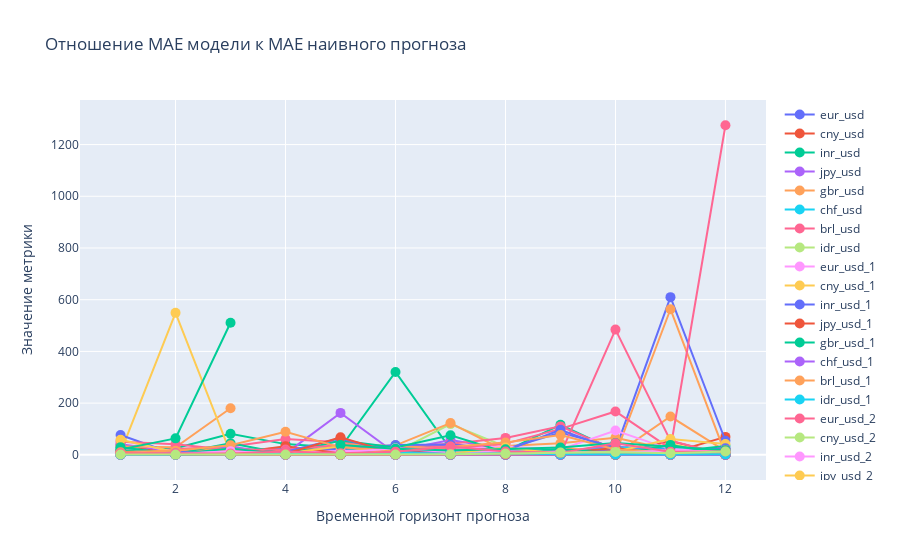

This figure's notebook cell:
### Code cell
relative_cross_val_score_2 = relative_cross_val_score_encoder_decoder(df_add_lags, EncoderDecoderForecaster)

fig = go.Figure()

metrics_4 = pd.DataFrame()

for feat in df_add_lags.columns:

    line = relative_cross_val_score_2[feat]

    metrics_4.loc[0, feat] = sum(line < 1)

    y = np.arange(1, len(line) + 1)

    fig.add_trace(go.Scatter(x=y, y=line, mode='lines+markers', name=feat, showlegend=True, marker=dict(size=10)))

fig.update_layout(
    title='Отношение MAE модели к MAE наивного прогноза',
    xaxis_title='Временной горизонт прогноза',
    yaxis_title='Значение метрики'
)

fig.show()

### Figure 1 — Plotly figure (JSON) as saved in the notebook; plotly's stock layout.template omitted (floating-point values rounded to 4 significant figures)
{"data": [{"marker": {"size": 10}, "mode": "lines+markers", "name": "eur_usd", "showlegend": true, "type": "scatter", "x": [1, 2, 3, 4, 5, 6, 7, 8, 9, 10, 11, 12], "y": [4.382, 1.21, 1.198, 0.8258, 0.8272, 1.063, 21.11, 1.084, 1.905, 2.106, 0.7935, 1.025]}, {"marker": {"size": 10}, "mode": "lines+markers", "name": "cny_usd", "showlegend": true, "type": "scatter", "x": [1, 2, 3, 4, 5, 6, 7, 8, 9, 10, 11, 12], "y": [20.65, 1.825, 1.772, 4.008, 12.86, 3.486, 2.589, 1.987, 2.009, 2.13, 53.0, 0.6473]}, {"marker": {"size": 10}, "mode": "lines+markers", "name": "inr_usd", "showlegend": true, "type": "scatter", "x": [1, 2, 3, 4, 5, 6, 7, 8, 9, 10, 11, 12], "y": [10.61, 25.46, 81.4, 41.48, 27.08, 320.6, 22.07, 2.643, 2.75, 2.952, 3.006, 2.837]}, {"marker": {"size": 10}, "mode": "lines+markers", "name": "jpy_usd", "showlegend": true, "type": "scatter", "x": [1, 2, 3, 4, 5, 6, 7, 8, 9, 10, 11, 12], "y": [5.244, 2.976, 3.952, 2.49, 1.672, 1.815, 2.236, 5.76, 2.869, 2.702, 2.68, 1.943]}, {"marker": {"size": 10}, "mode": "lines+markers", "name": "gbr_usd", "showlegend": true, "type": "scatter", "x": [1, 2, 3, 4, 5, 6, 7, 8, 9, 10, 11, 12], "y": [2.378, 0.8764, 0.8387, 0.9513, 0.9063, 1.098, 1.549, 1.816, 1.403, 1.886, 148.0, 14.7]}, {"marker": {"size": 10}, "mode": "lines+markers", "name": "chf_usd", "showlegend": true, "type": "scatter", "x": [1, 2, 3, 4, 5, 6, 7, 8, 9, 10, 11, 12], "y": [2.688, 1.902, 13.33, 1.551, 1.072, 1.122, 1.249, 1.544, 1.27, 0.9509, 0.6515, 0.3158]}, {"marker": {"size": 10}, "mode": "lines+markers", "name": "brl_usd", "showlegend": true, "type": "scatter", "x": [1, 2, 3, 4, 5, 6, 7, 8, 9, 10, 11, 12], "y": [6.039, 10.34, 11.03, 28.48, 5.744, 5.971, 6.15, 10.66, 11.38, 6.784, 12.72, 22.03]}, {"marker": {"size": 10}, "mode": "lines+markers", "name": "idr_usd", "showlegend": true, "type": "scatter", "x": [1, 2, 3, 4, 5, 6, 7, 8, 9, 10, 11, 12], "y": [5.427, 3.61, 6.051, 8.671, 4.14, 10.0, 118.8, 31.09, 16.63, 31.56, 8.058, 4.05]}, {"marker": {"size": 10}, "mode": "lines+markers", "name": "eur_usd_1", "showlegend": true, "type": "scatter", "x": [1, 2, 3, 4, 5, 6, 7, 8, 9, 10, 11, 12], "y": [1.247, 1.904, 0.7127, 0.7691, 0.9252, 0.6623, 0.6924, 0.933, 3.62, 1.657, 1.919, 0.7211]}, {"marker": {"size": 10}, "mode": "lines+markers", "name": "cny_usd_1", "showlegend": true, "type": "scatter", "x": [1, 2, 3, 4, 5, 6, 7, 8, 9, 10, 11, 12], "y": [1.564, 1.44, 1.775, 2.608, 2.854, 6.68, 1.263, 1.155, 1.025, 1.05, 1.103, 1.549]}, {"marker": {"size": 10}, "mode": "lines+markers", "name": "inr_usd_1", "showlegend": true, "type": "scatter", "x": [1, 2, 3, 4, 5, 6, 7, 8, 9, 10, 11, 12], "y": [10.49, 14.65, 11.95, 14.97, 19.93, 30.27, 30.02, 14.64, 2.751, 2.888, 3.015, 2.951]}, {"marker": {"size": 10}, "mode": "lines+markers", "name": "jpy_usd_1", "showlegend": true, "type": "scatter", "x": [1, 2, 3, 4, 5, 6, 7, 8, 9, 10, 11, 12], "y": [10.61, 2.602, 2.4, 2.994, 2.298, 1.554, 1.524, 1.678, 2.624, 2.033, 1.902, 1.884]}, {"marker": {"size": 10}, "mode": "lines+markers", "name": "gbr_usd_1", "showlegend": true, "type": "scatter", "x": [1, 2, 3, 4, 5, 6, 7, 8, 9, 10, 11, 12], "y": [1.131, 1.249, 1.27, 1.708, 0.7147, 0.7717, 0.9144, 1.023, 1.036, 1.134, 1.294, 1.446]}, {"marker": {"size": 10}, "mode": "lines+markers", "name": "chf_usd_1", "showlegend": true, "type": "scatter", "x": [1, 2, 3, 4, 5, 6, 7, 8, 9, 10, 11, 12], "y": [3.475, 2.933, 4.142, 25.74, 16.07, 15.21, 57.23, 22.48, 11.67, 33.87, 3.558, 1.209]}, {"marker": {"size": 10}, "mode": "lines+markers", "name": "brl_usd_1", "showlegend": true, "type": "scatter", "x": [1, 2, 3, 4, 5, 6, 7, 8, 9, 10, 11, 12], "y": [13.42, 4.506, 26.77, 4.237, 4.647, 36.73, 122.7, 14.82, 29.31, 4.822, 4.345, 4.464]}, {"marker": {"size": 10}, "mode": "lines+markers", "name": "idr_usd_1", "showlegend": true, "type": "scatter", "x": [1, 2, 3, 4, 5, 6, 7, 8, 9, 10, 11, 12], "y": [1.821, 1.925, 9.617, 3.039, 2.395, 1.936, 2.344, 2.459, 2.695, 3.18, 3.048, 3.99]}, {"marker": {"size": 10}, "mode": "lines+markers", "name": "eur_usd_2", "showlegend": true, "type": "scatter", "x": [1, 2, 3, 4, 5, 6, 7, 8, 9, 10, 11, 12], "y": [0.6948, 0.9768, 1.104, 1.29, 1.02, 1.101, 0.6691, 0.6261, 0.6407, 0.7735, 0.8432, 0.953]}, {"marker": {"size": 10}, "mode": "lines+markers", "name": "cny_usd_2", "showlegend": true, "type": "scatter", "x": [1, 2, 3, 4, 5, 6, 7, 8, 9, 10, 11, 12], "y": [2.372, 1.361, 1.423, 2.272, 2.852, 2.274, 3.473, 1.266, 1.109, 0.9737, 1.004, 1.107]}, {"marker": {"size": 10}, "mode": "lines+markers", "name": "inr_usd_2", "showlegend": true, "type": "scatter", "x": [1, 2, 3, 4, 5, 6, 7, 8, 9, 10, 11, 12], "y": [18.01, 13.73, 9.503, 7.987, 9.727, 13.4, 31.33, 20.73, 11.09, 2.597, 2.67, 2.682]}, {"marker": {"size": 10}, "mode": "lines+markers", "name": "jpy_usd_2", "showlegend": true, "type": "scatter", "x": [1, 2, 3, 4, 5, 6, 7, 8, 9, 10, 11, 12], "y": [2.759, 1.773, 1.399, 1.237, 1.289, 1.086, 1.011, 0.9893, 1.078, 1.168, 1.091, 1.087]}, {"marker": {"size": 10}, "mode": "lines+markers", "name": "gbr_usd_2", "showlegend": true, "type": "scatter", "x": [1, 2, 3, 4, 5, 6, 7, 8, 9, 10, 11, 12], "y": [2.216, 1.143, 1.146, 1.594, 0.7089, 0.9309, 1.016, 1.095, 1.101, 1.23, 1.352, 1.262]}, {"marker": {"size": 10}, "mode": "lines+markers", "name": "chf_usd_2", "showlegend": true, "type": "scatter", "x": [1, 2, 3, 4, 5, 6, 7, 8, 9, 10, 11, 12], "y": [38.07, 4.202, 2.936, 4.032, 25.55, 5.068, 4.04, 4.141, 8.34, 5.412, 6.969, 69.4]}, {"marker": {"size": 10}, "mode": "lines+markers", "name": "brl_usd_2", "showlegend": true, "type": "scatter", "x": [1, 2, 3, 4, 5, 6, 7, 8, 9, 10, 11, 12], "y": [3.253, 18.85, 7.25, 4.896, 10.53, 6.208, 11.58, 14.61, 116.1, 17.41, 9.107, 19.39]}, {"marker": {"size": 10}, "mode": "lines+markers", "name": "idr_usd_2", "showlegend": true, "type": "scatter", "x": [1, 2, 3, 4, 5, 6, 7, 8, 9, 10, 11, 12], "y": [3.833, 5.096, 8.873, 4.657, 162.1, 5.779, 3.929, 5.982, 8.318, 9.776, 12.02, 9.21]}, {"marker": {"size": 10}, "mode": "lines+markers", "name": "eur_usd_3", "showlegend": true, "type": "scatter", "x": [1, 2, 3, 4, 5, 6, 7, 8, 9, 10, 11, 12], "y": [0.5203, 0.6987, 1.771, 1.784, 0.4504, 0.3516, 0.4656, 0.489, 0.5627, 0.5768, 0.5877, 0.6336]}, {"marker": {"size": 10}, "mode": "lines+markers", "name": "cny_usd_3", "showlegend": true, "type": "scatter", "x": [1, 2, 3, 4, 5, 6, 7, 8, 9, 10, 11, 12], "y": [29.77, 1.693, 1.938, 2.549, 5.111, 4.917, 20.57, 3.949, 1.675, 1.345, 1.229, 1.151]}, {"marker": {"size": 10}, "mode": "lines+markers", "name": "inr_usd_3", "showlegend": true, "type": "scatter", "x": [1, 2, 3, 4, 5, 6, 7, 8, 9, 10, 11, 12], "y": [5.146, 22.3, 32.45, 61.38, 48.2, 29.73, 42.67, 65.5, 110.0, 19.66, 3.075, 3.117]}, {"marker": {"size": 10}, "mode": "lines+markers", "name": "jpy_usd_3", "showlegend": true, "type": "scatter", "x": [1, 2, 3, 4, 5, 6, 7, 8, 9, 10, 11, 12], "y": [1.342, 0.9343, 1.01, 1.066, 0.9943, 0.9495, 0.7369, 0.8009, 0.8173, 0.8702, 0.8933, 0.8541]}, {"marker": {"size": 10}, "mode": "lines+markers", "name": "gbr_usd_3", "showlegend": true, "type": "scatter", "x": [1, 2, 3, 4, 5, 6, 7, 8, 9, 10, 11, 12], "y": [2.261, 0.6151, 0.7862, 0.6823, 1.228, 0.8015, 0.9483, 1.085, 1.086, 1.106, 1.36, 1.447]}, {"marker": {"size": 10}, "mode": "lines+markers", "name": "chf_usd_3", "showlegend": true, "type": "scatter", "x": [1, 2, 3, 4, 5, 6, 7, 8, 9, 10, 11, 12], "y": [1.9, 0.6955, 2.087, 2.714, 3.448, 2.661, 1.458, 1.245, 1.197, 2.421, 8.531, 4.147]}, {"marker": {"size": 10}, "mode": "lines+markers", "name": "brl_usd_3", "showlegend": true, "type": "scatter", "x": [1, 2, 3, 4, 5, 6, 7, 8, 9, 10, 11, 12], "y": [8.113, 3.001, 5.028, 5.908, 8.58, 26.16, 22.53, 20.65, 17.07, 19.99, 609.9, 54.42]}, {"marker": {"size": 10}, "mode": "lines+markers", "name": "idr_usd_3", "showlegend": true, "type": "scatter", "x": [1, 2, 3, 4, 5, 6, 7, 8, 9, 10, 11, 12], "y": [5.462, 4.256, 2.132, 3.474, 3.623, 3.988, 4.112, 15.51, 3.605, 3.366, 3.064, 2.928]}, {"marker": {"size": 10}, "mode": "lines+markers", "name": "eur_usd_4", "showlegend": true, "type": "scatter", "x": [1, 2, 3, 4, 5, 6, 7, 8, 9, 10, 11, 12], "y": [2.41, 0.7894, 0.3706, 3.856, 0.8192, 0.4262, 0.4275, 0.4479, 0.5403, 0.5711, 0.5836, 0.605]}, {"marker": {"size": 10}, "mode": "lines+markers", "name": "cny_usd_4", "showlegend": true, "type": "scatter", "x": [1, 2, 3, 4, 5, 6, 7, 8, 9, 10, 11, 12], "y": [40.72, 12.68, 2.081, 1.93, 2.068, 14.58, 14.65, 5.671, 3.536, 1.263, 1.07, 0.9835]}, {"marker": {"size": 10}, "mode": "lines+markers", "name": "inr_usd_4", "showlegend": true, "type": "scatter", "x": [1, 2, 3, 4, 5, 6, 7, 8, 9, 10, 11, 12], "y": [31.8, 29.49, 180.0, null, 41.3, 34.43, 23.33, 32.75, 45.0, 66.0, 19.39, 2.959]}, {"marker": {"size": 10}, "mode": "lines+markers", "name": "jpy_usd_4", "showlegend": true, "type": "scatter", "x": [1, 2, 3, 4, 5, 6, 7, 8, 9, 10, 11, 12], "y": [1.741, 5.104, 1.171, 1.196, 1.061, 0.9566, 0.7447, 0.6618, 0.7876, 0.816, 0.7954, 0.7884]}, {"marker": {"size": 10}, "mode": "lines+markers", "name": "gbr_usd_4", "showlegend": true, "type": "scatter", "x": [1, 2, 3, 4, 5, 6, 7, 8, 9, 10, 11, 12], "y": [4.715, 0.8479, 0.8036, 0.8878, 0.7725, 0.4418, 0.7257, 1.58, 4.048, 2.195, 1.821, 3.787]}, {"marker": {"size": 10}, "mode": "lines+markers", "name": "chf_usd_4", "showlegend": true, "type": "scatter", "x": [1, 2, 3, 4, 5, 6, 7, 8, 9, 10, 11, 12], "y": [4.082, 1.883, 1.017, 2.585, 4.795, 7.329, 3.361, 1.46, 0.7939, 0.7408, 1.575, 3.154]}, {"marker": {"size": 10}, "mode": "lines+markers", "name": "brl_usd_4", "showlegend": true, "type": "scatter", "x": [1, 2, 3, 4, 5, 6, 7, 8, 9, 10, 11, 12], "y": [4.052, 3.079, 2.873, 9.287, 4.037, 9.639, 22.97, 13.58, 7.682, 8.955, 9.867, 8.492]}, {"marker": {"size": 10}, "mode": "lines+markers", "name": "idr_usd_4", "showlegend": true, "type": "scatter", "x": [1, 2, 3, 4, 5, 6, 7, 8, 9, 10, 11, 12], "y": [9.241, 549.1, 6.741, 2.531, 2.062, 1.537, 1.776, 1.855, 2.427, 4.788, 2.904, 2.236]}, {"marker": {"size": 10}, "mode": "lines+markers", "name": "eur_usd_5", "showlegend": true, "type": "scatter", "x": [1, 2, 3, 4, 5, 6, 7, 8, 9, 10, 11, 12], "y": [76.72, 1.51, 0.4655, 0.4605, 3.055, 0.7582, 0.4427, 0.42, 0.4441, 0.5395, 0.624, 0.5427]}, {"marker": {"size": 10}, "mode": "lines+markers", "name": "cny_usd_5", "showlegend": true, "type": "scatter", "x": [1, 2, 3, 4, 5, 6, 7, 8, 9, 10, 11, 12], "y": [4.046, 3.864, 4.383, 9.513, 2.087, 2.07, 2.244, 2.202, 2.188, 14.71, 0.8275, 0.7608]}, {"marker": {"size": 10}, "mode": "lines+markers", "name": "inr_usd_5", "showlegend": true, "type": "scatter", "x": [1, 2, 3, 4, 5, 6, 7, 8, 9, 10, 11, 12], "y": [6.472, 5.917, 19.67, 21.12, 20.7, 18.51, 9.431, 19.94, 11.56, 11.27, 10.94, 34.02]}, {"marker": {"size": 10}, "mode": "lines+markers", "name": "jpy_usd_5", "showlegend": true, "type": "scatter", "x": [1, 2, 3, 4, 5, 6, 7, 8, 9, 10, 11, 12], "y": [12.88, 2.617, 29.69, 1.11, 1.051, 0.9275, 0.7818, 0.5684, 0.6215, 0.7008, 0.7082, 0.6973]}, {"marker": {"size": 10}, "mode": "lines+markers", "name": "gbr_usd_5", "showlegend": true, "type": "scatter", "x": [1, 2, 3, 4, 5, 6, 7, 8, 9, 10, 11, 12], "y": [0.5012, 0.5102, 0.9794, 0.7009, 0.5811, 0.6542, 0.8169, 0.9869, 1.543, 1.906, 563.1, 3.074]}, {"marker": {"size": 10}, "mode": "lines+markers", "name": "chf_usd_5", "showlegend": true, "type": "scatter", "x": [1, 2, 3, 4, 5, 6, 7, 8, 9, 10, 11, 12], "y": [9.094, 5.11, 1.241, 0.8913, 1.847, 1.766, 1.762, 1.748, 1.065, 0.7995, 0.7293, 1.528]}, {"marker": {"size": 10}, "mode": "lines+markers", "name": "brl_usd_5", "showlegend": true, "type": "scatter", "x": [1, 2, 3, 4, 5, 6, 7, 8, 9, 10, 11, 12], "y": [3.124, 2.033, 2.366, 2.411, 5.029, 5.024, 43.42, 10.27, 13.34, 5.148, 9.232, 20.6]}, {"marker": {"size": 10}, "mode": "lines+markers", "name": "idr_usd_5", "showlegend": true, "type": "scatter", "x": [1, 2, 3, 4, 5, 6, 7, 8, 9, 10, 11, 12], "y": [4.892, 13.55, 28.34, 6.577, 3.578, 2.784, 1.756, 3.506, 4.933, 11.4, 3.306, 2.885]}, {"marker": {"size": 10}, "mode": "lines+markers", "name": "eur_usd_6", "showlegend": true, "type": "scatter", "x": [1, 2, 3, 4, 5, 6, 7, 8, 9, 10, 11, 12], "y": [1.045, 0.9482, 0.6198, 1.587, 0.8382, 0.8644, 0.9316, 6.087, 1.115, 1.205, 0.4572, 0.4929]}, {"marker": {"size": 10}, "mode": "lines+markers", "name": "cny_usd_6", "showlegend": true, "type": "scatter", "x": [1, 2, 3, 4, 5, 6, 7, 8, 9, 10, 11, 12], "y": [4.271, 2.931, 2.3, 3.318, 8.821, 2.183, 1.897, 1.771, 1.739, 1.892, 41.42, 0.6669]}, {"marker": {"size": 10}, "mode": "lines+markers", "name": "inr_usd_6", "showlegend": true, "type": "scatter", "x": [1, 2, 3, 4, 5, 6, 7, 8, 9, 10, 11, 12], "y": [8.148, 8.486, 7.288, 14.84, 22.78, 38.07, 40.26, 21.29, 86.23, 28.21, 22.78, 19.42]}, {"marker": {"size": 10}, "mode": "lines+markers", "name": "jpy_usd_6", "showlegend": true, "type": "scatter", "x": [1, 2, 3, 4, 5, 6, 7, 8, 9, 10, 11, 12], "y": [8.852, 3.835, 2.419, 1.056, 0.8503, 0.7966, 0.6742, 0.5691, 0.5624, 0.5867, 0.64, 0.6383]}, {"marker": {"size": 10}, "mode": "lines+markers", "name": "gbr_usd_6", "showlegend": true, "type": "scatter", "x": [1, 2, 3, 4, 5, 6, 7, 8, 9, 10, 11, 12], "y": [0.7597, 0.7671, 0.3078, 0.7517, 0.7553, 0.6552, 0.7683, 0.9118, 1.017, 1.201, 1.336, 2.076]}, {"marker": {"size": 10}, "mode": "lines+markers", "name": "chf_usd_6", "showlegend": true, "type": "scatter", "x": [1, 2, 3, 4, 5, 6, 7, 8, 9, 10, 11, 12], "y": [2.015, 2.733, 30.81, 2.736, 2.072, 2.514, 6.85, 3.277, 5.689, 1.82, 1.647, 1.98]}, {"marker": {"size": 10}, "mode": "lines+markers", "name": "brl_usd_6", "showlegend": true, "type": "scatter", "x": [1, 2, 3, 4, 5, 6, 7, 8, 9, 10, 11, 12], "y": [3.877, 18.68, 20.3, 16.92, 7.218, 7.036, 4.395, 9.395, 10.56, 8.221, 10.53, 9.626]}, {"marker": {"size": 10}, "mode": "lines+markers", "name": "idr_usd_6", "showlegend": true, "type": "scatter", "x": [1, 2, 3, 4, 5, 6, 7, 8, 9, 10, 11, 12], "y": [4.382, 6.132, 7.071, 10.46, 5.101, 5.047, 26.32, 9.639, 9.225, 26.96, 29.19, 5.872]}, {"marker": {"size": 10}, "mode": "lines+markers", "name": "eur_usd_7", "showlegend": true, "type": "scatter", "x": [1, 2, 3, 4, 5, 6, 7, 8, 9, 10, 11, 12], "y": [0.9151, 0.9993, 0.5607, 0.5202, 0.8559, 0.8588, 0.8206, 0.9825, 2.294, 484.3, 54.49, 0.4566]}, {"marker": {"size": 10}, "mode": "lines+markers", "name": "cny_usd_7", "showlegend": true, "type": "scatter", "x": [1, 2, 3, 4, 5, 6, 7, 8, 9, 10, 11, 12], "y": [1.229, 1.693, 1.738, 1.752, 2.132, 7.965, 0.8436, 0.9598, 1.003, 0.9388, 1.117, 1.493]}, {"marker": {"size": 10}, "mode": "lines+markers", "name": "inr_usd_7", "showlegend": true, "type": "scatter", "x": [1, 2, 3, 4, 5, 6, 7, 8, 9, 10, 11, 12], "y": [55.87, 10.37, 7.889, 10.2, 15.0, 20.96, 27.15, 32.25, 20.56, 93.91, 21.12, 18.56]}, {"marker": {"size": 10}, "mode": "lines+markers", "name": "jpy_usd_7", "showlegend": true, "type": "scatter", "x": [1, 2, 3, 4, 5, 6, 7, 8, 9, 10, 11, 12], "y": [3.176, 2.797, 1.763, 3.778, 0.6583, 0.7265, 0.7983, 0.5582, 0.537, 0.5152, 0.5288, 0.6358]}, {"marker": {"size": 10}, "mode": "lines+markers", "name": "gbr_usd_7", "showlegend": true, "type": "scatter", "x": [1, 2, 3, 4, 5, 6, 7, 8, 9, 10, 11, 12], "y": [1.04, 0.5777, 2.253, 2.091, 1.09, 0.7918, 0.7365, 0.8032, 1.04, 1.312, 1.21, 1.196]}, {"marker": {"size": 10}, "mode": "lines+markers", "name": "chf_usd_7", "showlegend": true, "type": "scatter", "x": [1, 2, 3, 4, 5, 6, 7, 8, 9, 10, 11, 12], "y": [6.115, 4.707, 5.661, 33.62, 6.28, 5.209, 17.88, 10.46, 7.435, 26.3, 3.01, 2.024]}, {"marker": {"size": 10}, "mode": "lines+markers", "name": "brl_usd_7", "showlegend": true, "type": "scatter", "x": [1, 2, 3, 4, 5, 6, 7, 8, 9, 10, 11, 12], "y": [17.84, 4.682, 44.34, 4.409, 55.61, 28.42, 75.67, 9.749, 22.58, 5.04, 5.021, 10.86]}, {"marker": {"size": 10}, "mode": "lines+markers", "name": "idr_usd_7", "showlegend": true, "type": "scatter", "x": [1, 2, 3, 4, 5, 6, 7, 8, 9, 10, 11, 12], "y": [0.84, 1.728, 2.655, 2.07, 3.32, 4.787, 1.845, 2.238, 3.766, 2.508, 1.987, 1.655]}, {"marker": {"size": 10}, "mode": "lines+markers", "name": "eur_usd_8", "showlegend": true, "type": "scatter", "x": [1, 2, 3, 4, 5, 6, 7, 8, 9, 10, 11, 12], "y": [1.177, 1.186, 1.143, 0.8075, 0.8628, 1.501, 1.062, 0.8026, 0.9401, 3.511, 5.433, 7.099]}, {"marker": {"size": 10}, "mode": "lines+markers", "name": "cny_usd_8", "showlegend": true, "type": "scatter", "x": [1, 2, 3, 4, 5, 6, 7, 8, 9, 10, 11, 12], "y": [1.713, 1.068, 1.339, 1.195, 1.652, 2.119, 4.207, 0.8518, 1.001, 0.9296, 0.8813, 0.9777]}, {"marker": {"size": 10}, "mode": "lines+markers", "name": "inr_usd_8", "showlegend": true, "type": "scatter", "x": [1, 2, 3, 4, 5, 6, 7, 8, 9, 10, 11, 12], "y": [50.74, 41.29, 18.85, 20.41, 38.26, 21.38, 25.65, 43.34, 100.5, 167.8, 23.8, 1275.0]}, {"marker": {"size": 10}, "mode": "lines+markers", "name": "jpy_usd_8", "showlegend": true, "type": "scatter", "x": [1, 2, 3, 4, 5, 6, 7, 8, 9, 10, 11, 12], "y": [1.984, 1.567, 1.451, 1.411, 5.049, 0.4946, 0.5734, 0.5758, 0.5264, 0.5125, 0.5245, 0.5936]}, {"marker": {"size": 10}, "mode": "lines+markers", "name": "gbr_usd_8", "showlegend": true, "type": "scatter", "x": [1, 2, 3, 4, 5, 6, 7, 8, 9, 10, 11, 12], "y": [6.85, 0.8994, 0.9065, 2.779, 1.946, 0.9496, 0.8671, 0.5857, 0.6995, 1.043, 1.059, 0.9783]}, {"marker": {"size": 10}, "mode": "lines+markers", "name": "chf_usd_8", "showlegend": true, "type": "scatter", "x": [1, 2, 3, 4, 5, 6, 7, 8, 9, 10, 11, 12], "y": [57.94, 9.847, 5.558, 5.155, 33.13, 4.258, 4.406, 3.535, 4.986, 12.02, 61.05, 41.99]}, {"marker": {"size": 10}, "mode": "lines+markers", "name": "brl_usd_8", "showlegend": true, "type": "scatter", "x": [1, 2, 3, 4, 5, 6, 7, 8, 9, 10, 11, 12], "y": [5.481, 11.9, 3.323, 12.08, 63.84, 5.992, 11.18, 16.07, 96.86, 17.89, 11.17, 25.14]}, {"marker": {"size": 10}, "mode": "lines+markers", "name": "idr_usd_8", "showlegend": true, "type": "scatter", "x": [1, 2, 3, 4, 5, 6, 7, 8, 9, 10, 11, 12], "y": [1.783, 6.059, 5.817, 4.054, 67.96, 4.595, 3.494, 1.949, 1.709, 3.323, 3.59, 2.759]}, {"marker": {"size": 10}, "mode": "lines+markers", "name": "eur_usd_9", "showlegend": true, "type": "scatter", "x": [1, 2, 3, 4, 5, 6, 7, 8, 9, 10, 11, 12], "y": [29.75, 2.301, 24.13, 1.758, 0.8872, 1.067, 3.092, 1.883, 1.219, 1.507, 38.35, 3.368]}, {"marker": {"size": 10}, "mode": "lines+markers", "name": "cny_usd_9", "showlegend": true, "type": "scatter", "x": [1, 2, 3, 4, 5, 6, 7, 8, 9, 10, 11, 12], "y": [0.6957, 0.7752, 1.103, 1.183, 1.101, 1.934, 6.178, 2.916, 1.071, 1.145, 0.9853, 1.022]}, {"marker": {"size": 10}, "mode": "lines+markers", "name": "inr_usd_9", "showlegend": true, "type": "scatter", "x": [1, 2, 3, 4, 5, 6, 7, 8, 9, 10, 11, 12], "y": [11.22, 15.36, 37.06, 88.96, 28.79, 15.39, 31.09, 47.38, 76.84, 20.36, 10.27, 18.46]}, {"marker": {"size": 10}, "mode": "lines+markers", "name": "jpy_usd_9", "showlegend": true, "type": "scatter", "x": [1, 2, 3, 4, 5, 6, 7, 8, 9, 10, 11, 12], "y": [1.24, 1.051, 0.9426, 0.9811, 1.161, 2.079, 0.6416, 0.6249, 0.7436, 0.5474, 0.5282, 0.5452]}, {"marker": {"size": 10}, "mode": "lines+markers", "name": "gbr_usd_9", "showlegend": true, "type": "scatter", "x": [1, 2, 3, 4, 5, 6, 7, 8, 9, 10, 11, 12], "y": [6.974, 3.827, 1.792, 1.165, 2.066, 1.468, 1.334, 1.059, 0.799, 0.8542, 1.044, 1.074]}, {"marker": {"size": 10}, "mode": "lines+markers", "name": "chf_usd_9", "showlegend": true, "type": "scatter", "x": [1, 2, 3, 4, 5, 6, 7, 8, 9, 10, 11, 12], "y": [1.677, 3.034, 11.97, 2.952, 3.702, 3.194, 1.43, 2.165, 3.667, 13.08, 3.774, 5.777]}, {"marker": {"size": 10}, "mode": "lines+markers", "name": "brl_usd_9", "showlegend": true, "type": "scatter", "x": [1, 2, 3, 4, 5, 6, 7, 8, 9, 10, 11, 12], "y": [9.725, 4.608, 14.27, 3.452, 9.103, 25.49, 9.866, 13.46, 11.12, 8.309, 16.77, 13.11]}, {"marker": {"size": 10}, "mode": "lines+markers", "name": "idr_usd_9", "showlegend": true, "type": "scatter", "x": [1, 2, 3, 4, 5, 6, 7, 8, 9, 10, 11, 12], "y": [1.537, 5.092, 1.355, 3.008, 3.424, 5.87, 5.519, 28.51, 3.122, 3.136, 5.233, 2.875]}, {"marker": {"size": 10}, "mode": "lines+markers", "name": "eur_usd_10", "showlegend": true, "type": "scatter", "x": [1, 2, 3, 4, 5, 6, 7, 8, 9, 10, 11, 12], "y": [0.6526, 1.17, 0.7756, 3.387, 0.9416, 0.6256, 0.5916, 0.7583, 0.7851, 0.7969, 0.8568, 1.05]}, {"marker": {"size": 10}, "mode": "lines+markers", "name": "cny_usd_10", "showlegend": true, "type": "scatter", "x": [1, 2, 3, 4, 5, 6, 7, 8, 9, 10, 11, 12], "y": [10.66, 1.343, 1.212, 1.148, 1.516, 2.593, 1.804, 1.593, 2.541, 0.7664, 0.7678, 0.8121]}, {"marker": {"size": 10}, "mode": "lines+markers", "name": "inr_usd_10", "showlegend": true, "type": "scatter", "x": [1, 2, 3, 4, 5, 6, 7, 8, 9, 10, 11, 12], "y": [21.06, 63.68, 510.8, null, 38.36, 23.77, 16.41, 21.59, 28.41, 45.51, 30.57, 18.13]}, {"marker": {"size": 10}, "mode": "lines+markers", "name": "jpy_usd_10", "showlegend": true, "type": "scatter", "x": [1, 2, 3, 4, 5, 6, 7, 8, 9, 10, 11, 12], "y": [2.798, 6.105, 0.8945, 0.7958, 0.7965, 0.9226, 1.621, 0.9558, 0.9779, 0.9979, 0.6686, 0.5991]}, {"marker": {"size": 10}, "mode": "lines+markers", "name": "gbr_usd_10", "showlegend": true, "type": "scatter", "x": [1, 2, 3, 4, 5, 6, 7, 8, 9, 10, 11, 12], "y": [10.03, 2.958, 1.699, 0.9773, 0.9327, 1.333, 1.851, 2.073, 3.587, 1.88, 1.481, 3.683]}, {"marker": {"size": 10}, "mode": "lines+markers", "name": "chf_usd_10", "showlegend": true, "type": "scatter", "x": [1, 2, 3, 4, 5, 6, 7, 8, 9, 10, 11, 12], "y": [1.35, 1.13, 1.744, 2.79, 4.535, 8.513, 3.553, 6.286, 2.258, 1.122, 1.304, 1.855]}, {"marker": {"size": 10}, "mode": "lines+markers", "name": "brl_usd_10", "showlegend": true, "type": "scatter", "x": [1, 2, 3, 4, 5, 6, 7, 8, 9, 10, 11, 12], "y": [5.975, 6.24, 4.82, 12.89, 5.979, 12.32, 32.51, 13.12, 7.592, 45.02, 12.08, 12.72]}, {"marker": {"size": 10}, "mode": "lines+markers", "name": "idr_usd_10", "showlegend": true, "type": "scatter", "x": [1, 2, 3, 4, 5, 6, 7, 8, 9, 10, 11, 12], "y": [1.058, 0.8355, 1.29, 1.211, 1.339, 1.538, 2.045, 5.355, 8.554, 10.76, 6.124, 12.77]}], "layout": {"title": {"text": "Отношение MAE модели к MAE наивного прогноза"}, "xaxis": {"title": {"text": "Временной горизонт прогноза"}}, "yaxis": {"title": {"text": "Значение метрики"}}}}
